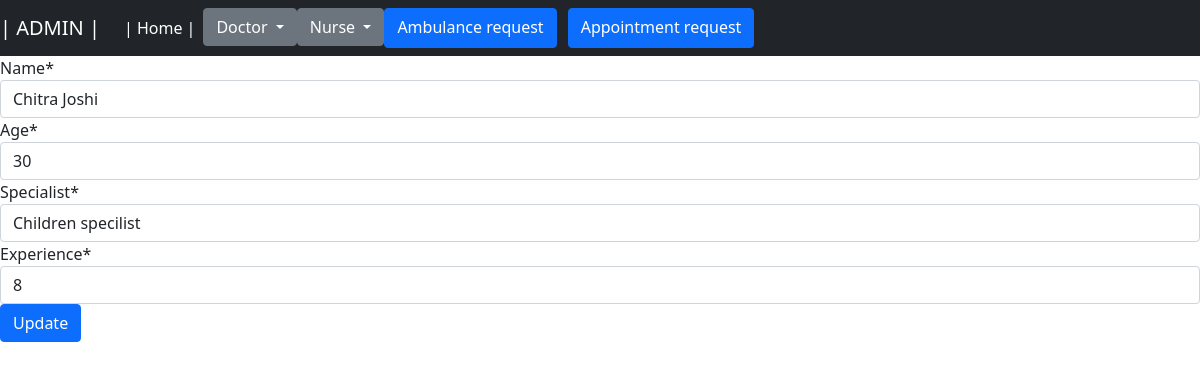
Page /admin_app/Update_Doctor/1 on the committed database.
### admin_app/models.py (models this page shows)
class Doctor(models.Model):
    Name = models.CharField(max_length=30)
    Age = models.IntegerField()
    Specialist = models.ForeignKey(Speciality,on_delete=models.CASCADE)
    Experience = models.IntegerField()

### admin_app/views.py (the view)
# urls.py: path("Update_Doctor/<int:id>",views.Update_Doctor,name="Update_Doctor"),
def Update_Doctor(request,id):
    upd=Doctor.objects.get(id=id)
    update = DoctorForm(request.POST or None,request.FILES or None,instance=upd)
    if update.is_valid():
        update.save()
        return redirect("Read_Doctor")
    return render(request,"Update_Doctor.html",{"update":update})

### admin_app/forms.py
class DoctorForm(forms.ModelForm):
    class Meta:
        model = Doctor
        fields = "__all__"

### admin_app/models.py (called while the page is built)
    def __str__(self):
        return self.speciality

### templates/Update_Doctor.html (shortened to what this page needs)
{%extends 'base.html'%}
{%block containt%}
{%include 'nav_admin.html'%}
<form method="POST" enctype="multipart/form-data">
    {%load crispy_forms_tags%}
    {{update|crispy}}
    <button type="submit" class="btn btn-primary"> Update </button>
</form>
{%endblock%}

### rows in the picture
Doctor: Name "Chitra Joshi", Age "30", Specialist "Children specilist", Experience "8"
